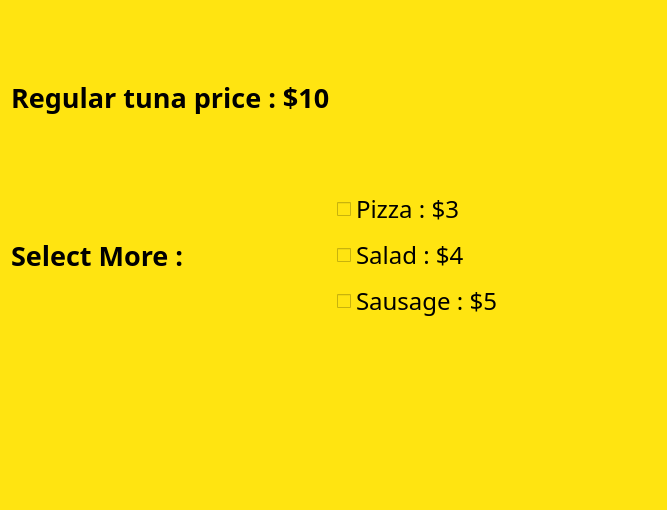
<?xml version="1.0" encoding="UTF-8"?>
<ui version="4.0">
 <class>Dialog</class>
 <widget class="QDialog" name="Dialog">
  <property name="geometry">
   <rect>
    <x>0</x>
    <y>0</y>
    <width>667</width>
    <height>510</height>
   </rect>
  </property>
  <property name="windowTitle">
   <string>CheckDemo</string>
  </property>
  <property name="styleSheet">
   <string notr="true">background-color: rgb(255, 228, 17);</string>
  </property>
  <layout class="QVBoxLayout" name="verticalLayout_2">
   <item>
    <widget class="QLabel" name="label">
     <property name="font">
      <font>
       <family>Caveat</family>
       <pointsize>20</pointsize>
       <weight>75</weight>
       <bold>true</bold>
      </font>
     </property>
     <property name="text">
      <string>Regular tuna price : $10</string>
     </property>
    </widget>
   </item>
   <item>
    <layout class="QHBoxLayout" name="horizontalLayout">
     <item>
      <widget class="QLabel" name="label_2">
       <property name="font">
        <font>
         <family>Caveat</family>
         <pointsize>20</pointsize>
         <weight>75</weight>
         <bold>true</bold>
        </font>
       </property>
       <property name="text">
        <string>Select More :</string>
       </property>
      </widget>
     </item>
     <item>
      <layout class="QVBoxLayout" name="verticalLayout">
       <item>
        <widget class="QCheckBox" name="checkBox_pizza">
         <property name="font">
          <font>
           <family>Caveat</family>
           <pointsize>18</pointsize>
          </font>
         </property>
         <property name="text">
          <string>Pizza : $3</string>
         </property>
        </widget>
       </item>
       <item>
        <widget class="QCheckBox" name="checkBox_salad">
         <property name="font">
          <font>
           <family>Caveat</family>
           <pointsize>18</pointsize>
          </font>
         </property>
         <property name="text">
          <string>Salad : $4</string>
         </property>
        </widget>
       </item>
       <item>
        <widget class="QCheckBox" name="checkBox_salad_2">
         <property name="font">
          <font>
           <family>Caveat</family>
           <pointsize>18</pointsize>
          </font>
         </property>
         <property name="text">
          <string>Sausage : $5</string>
         </property>
        </widget>
       </item>
      </layout>
     </item>
    </layout>
   </item>
   <item>
    <widget class="QLabel" name="label_result">
     <property name="font">
      <font>
       <family>Caveat</family>
       <pointsize>16</pointsize>
       <weight>75</weight>
       <bold>true</bold>
      </font>
     </property>
     <property name="text">
      <string/>
     </property>
    </widget>
   </item>
  </layout>
 </widget>
 <resources/>
 <connections/>
</ui>
